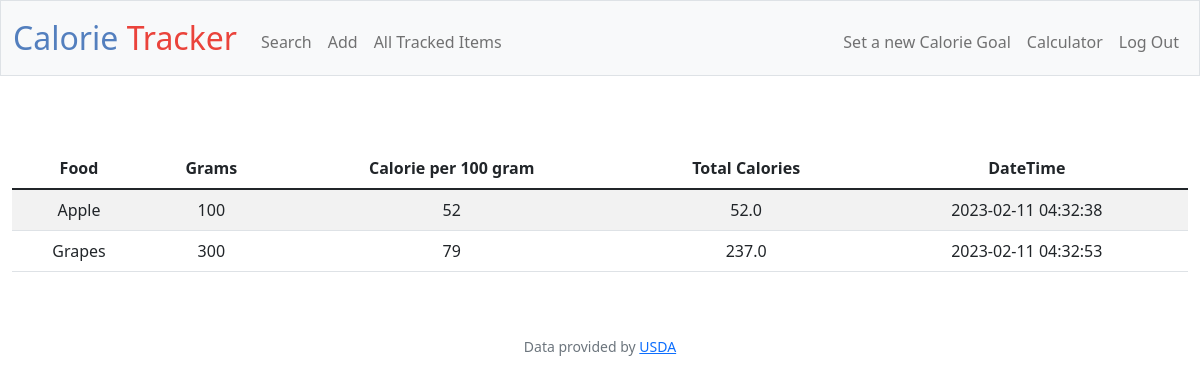
The page /history (signed in) on the database its author committed.
### tables this page shows
CREATE TABLE 'calories_all' ('id' INTEGER, 'food' TEXT, 'grams_eaten' INTEGER, 'calorie_rate' INTEGER, 'total_calorie' INTEGER, 'datetime'  DATETIME NOT NULL DEFAULT CURRENT_TIMESTAMP  , 'user_id' INTEGER);

### app.py (the view)
@app.route("/history")
@login_required
def history():
    user_history = db.execute("SELECT * FROM calories_all WHERE user_id=?", session["user_id"])
    return render_template("history.html", user_history=user_history)

### app.py (called while the page is built)
@app.after_request
def after_request(response):
    response.headers["Cache-Control"] = "no-cache, no-store, must-revalidate"
    response.headers["Expires"] = 0
    response.headers["Pragma"] = "no-cache"
    return response

### helpers.py (called while the page is built)
def login_required(f):
    @wraps(f)
    def decorated_function(*args, **kwargs):
        if session.get("user_id") is None:
            return redirect("/login")
        return f(*args, **kwargs)
    return decorated_function

### templates/history.html (shortened to what this page needs)
{% extends "layout.html" %}
{% block main %}
    <table class="table table-striped">
        <thead>
            <tr>
            <th>Food</th>
            <th>Grams</th>
            <th>Calorie per 100 gram</th>
            <th>Total Calories</th>
            <th>DateTime</th>
            </tr>
        </thead>
        {% for i in user_history %}
        <tr>
            <td>{{i.food}}</td>
            <td>{{i.grams_eaten}}</td>
            <td>{{i.calorie_rate}}</td>
            <td>{{i.grams_eaten * i.calorie_rate / 100}}</td>
            <td>{{i.datetime}}</td>
        </tr>
        {% endfor %}
    </table>
{% endblock %}

### templates/layout.html (shortened to what this page needs)
<!DOCTYPE html>
<html lang="en">
    <head>
        <link href="https://cdn.jsdelivr.net/npm/bootstrap@5.1.3/dist/css/bootstrap.min.css" rel="stylesheet">
        <link href="/static/styles.css" rel="stylesheet">
    </head>
    <body>
        <nav class="bg-light border navbar navbar-expand-md navbar-light">
            <div class="container-fluid">
                <a class="navbar-brand" href="/"><span class="blue">Calorie</span> <span class="red">Tracker</span></a>
                <div class="collapse navbar-collapse" id="navbar">
                    {% if session["user_id"] %}
                        <ul class="navbar-nav me-auto mt-2">
                            <li class="nav-item"><a class="nav-link" href="/search">Search</a></li>
                            <li class="nav-item"><a class="nav-link" href="/add">Add</a></li>
                            <li class="nav-item"><a class="nav-link" href="/history">All Tracked Items</a></li>
                        </ul>
                        <ul class="navbar-nav ms-auto mt-2">
                            <li class="nav-item"><a class="nav-link" href="/goal">Set a new Calorie Goal</a></li>
                            <li class="nav-item"><a class="nav-link" href="/calculator">Calculator</a></li>
                            <li class="nav-item"><a class="nav-link" href="/logout">Log Out</a></li>
                        </ul>
                    {% else %}
                        <ul class="navbar-nav ms-auto mt-2">
                            <li class="nav-item"><a class="nav-link" href="/register">Register</a></li>
                            <li class="nav-item"><a class="nav-link" href="/login">Log In</a></li>
                        </ul>
                    {% endif %}
                </div>
            </div>
        </nav>
        <br>
        <main class="container-fluid py-5 text-center">
            {% block main %}{% endblock %}
        </main>
        <footer class="mb-5 small text-center text-muted">
            Data provided by <a href="https://fdc.nal.usda.gov/">USDA</a>
        </footer>
    </body>
</html>

### static/styles.css (style rules this page uses)
nav .navbar-brand { font-size: xx-large; }
nav .navbar-brand .blue { color: #537fbe; }
nav .navbar-brand .red { color: #ea433b; }

### rows shown on the page
calories_all: food "Apple", grams_eaten "100", calorie_rate "52", i.grams_eaten*i.calorie_rate/100 "52.0", datetime "2023-02-11 04:32:38"
calories_all: food "Grapes", grams_eaten "300", calorie_rate "79", i.grams_eaten*i.calorie_rate/100 "237.0", datetime "2023-02-11 04:32:53"
